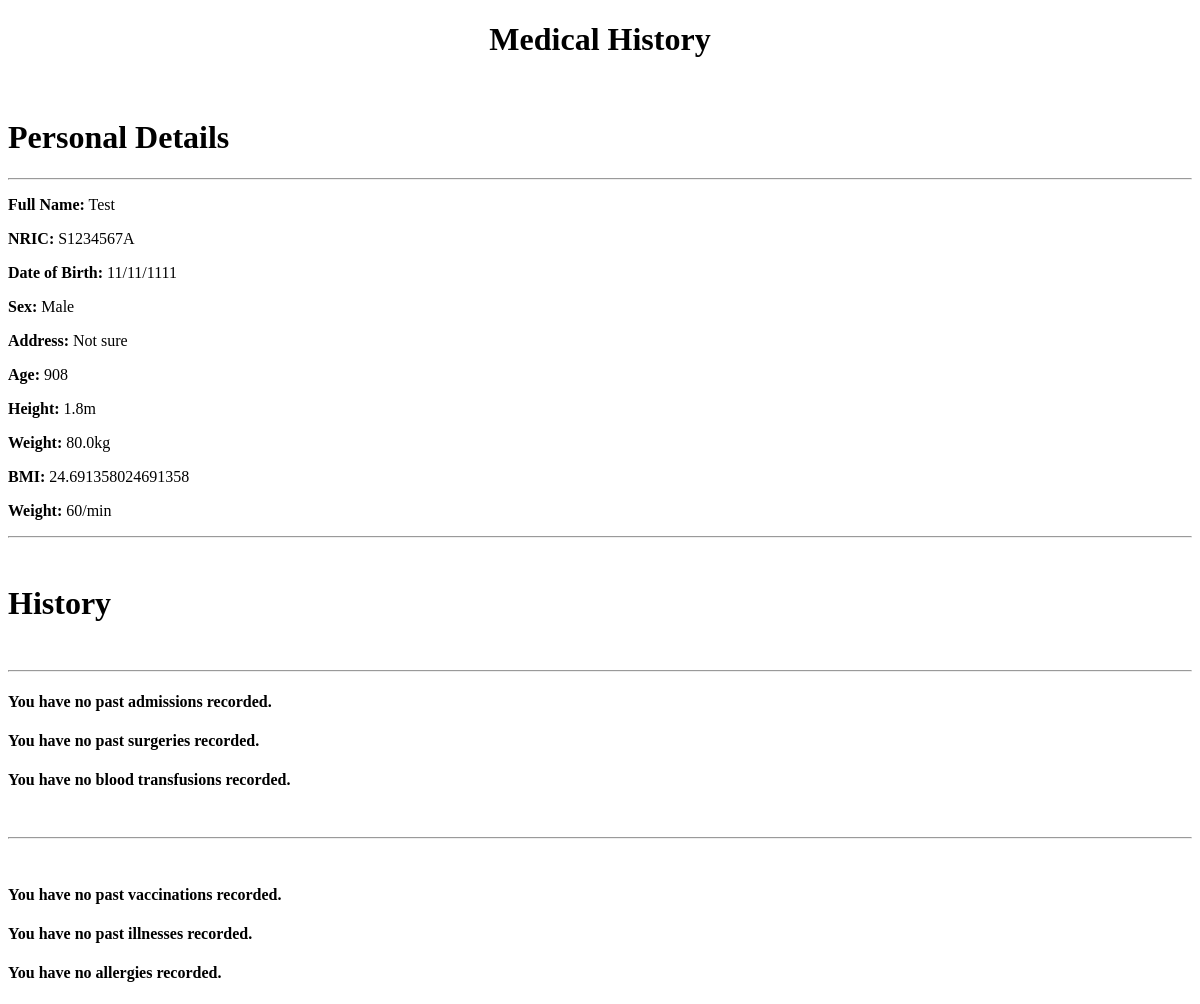
Before: /test (signed in) with the older database file.
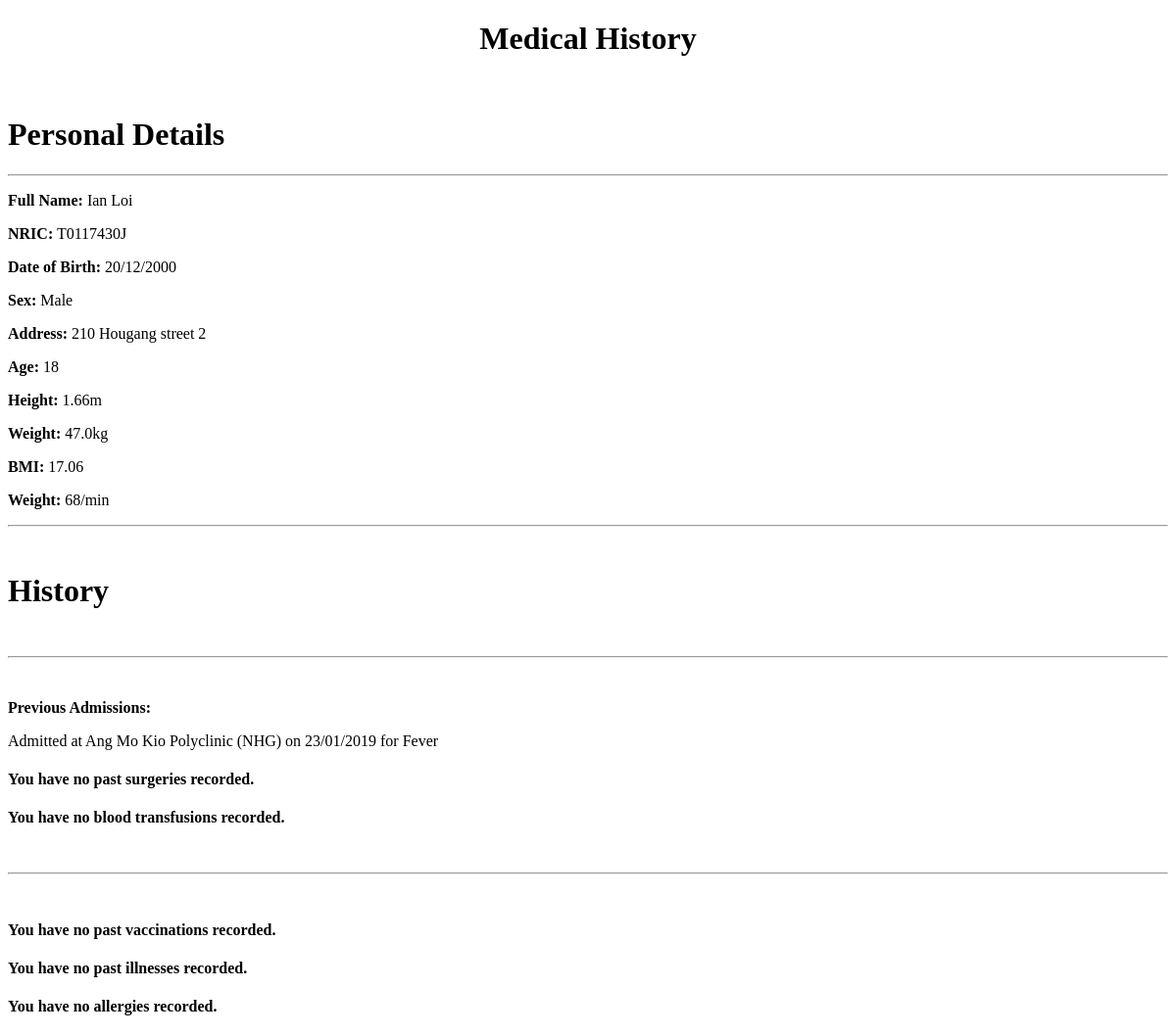
After: the same page with the newer database file.
### Flask/Models.py (models this page shows, shortened)
class Personal_Profile(db.Model):
    id = db.Column(db.Integer, primary_key=True)
    full_name = db.Column(db.String(60), nullable=True)
    nric = db.Column(db.String(9), unique=True, nullable=True)
    birthday = db.Column(db.DateTime, nullable=True)
    sex = db.Column(db.String(20), nullable=True)
    address = db.Column(db.String(100), nullable=True)
    age = db.Column(db.Integer, nullable=True)
    height = db.Column(db.Float, nullable=True)
    weight = db.Column(db.Float, nullable=True)
    heart_rate = db.Column(db.Integer, nullable=True)
    bmi = db.Column(db.Integer, nullable=True)
    user_id = db.Column(db.Integer, db.ForeignKey('user.id'), nullable=False)

class Admissions(db.Model):
    id = db.Column(db.Integer, primary_key=True)
    reason = db.Column(db.String(100), nullable=False)
    place = db.Column(db.String(100), nullable=True)
    date = db.Column(db.DateTime, nullable=True, default=datetime.utcnow())
    comments = db.Column(db.String(100), nullable=True)
    user_id = db.Column(db.Integer, db.ForeignKey('user.id'), nullable=False)

### Flask/main/routes.py (the view)
@main.route('/test')
def test():
    form = MyForm()
    return render_template('text.html', form=form)

### Flask/Models.py (called while the page is built)
@login_manager.user_loader
def load_user(user_id):
    return User.query.get(int(user_id))

### Flask/templates/text.html (shortened to what the changed rows need)
<!DOCTYPE html>
<html lang="en">
<head>
</head>
<body>
    <h1 align="center"> Medical History </h1>
    <br>
    <div class="row justify-content-center">
        <h1> Personal Details</h1>
        <div id="details" class="row col-11 justify-content-center">
            {% if current_user.personal_profile %}
            <div class="col">
                <p>
                    <b>Full Name:</b>
                    {% if current_user.personal_profile[0].full_name == '' %}
                    Not Set
                    {% else %}
                    {{ current_user.personal_profile[0].full_name }}
                    {% endif %}
                </p>
                <p>
                    <b>NRIC:</b>
                    {% if current_user.personal_profile[0].nric == '' %}
                    Not Set
                    {% else %}
                    {{ current_user.personal_profile[0].nric }}
                    {% endif %}
                </p>
            </div>
            <div class="col">
                <p>
                    <b>Date of Birth:</b>
                    {% if current_user.personal_profile[0].birthday == None %}
                    Not Set
                    {% else %}
                    {{ current_user.personal_profile[0].birthday.strftime('%d/%m/%Y') }}
                    {% endif %}
                </p>
                <p>
                    <b>Sex:</b>
                    {{ current_user.personal_profile[0].sex }}
                </p>
            </div>
            <div class="col">
                <p>
                    <b>Address:</b>
                    {% if current_user.personal_profile[0].address == '' %}
                    Not Set
                    {% else %}
                    {{ current_user.personal_profile[0].address }}
                    {% endif %}
                </p>
                <p>
                    <b>Age:</b>
                    {% if current_user.personal_profile[0].age == '' %}
                    Not Set
                    {% else %}
                    {{ current_user.personal_profile[0].age }}
                    {% endif %}
                </p>
            </div>
            <div class="col">
                <p>
                    <b>Height:</b>
                    {% if current_user.personal_profile[0].height == '' %}
                    Not Set
                    {% else %}
                    {{ current_user.personal_profile[0].height }}m
                    {% endif %}
                </p>
                <p>
                    <b>Weight:</b>
                    {% if current_user.personal_profile[0].weight == '' %}
                    Not Set
                    {% else %}
                    {{ current_user.personal_profile[0].weight }}kg
                    {% endif %}
                </p>
            </div>
            <div class="col">
                <p>
                    <b>BMI:</b>
                    {% if current_user.personal_profile[0].bmi == '' %}
                    Not Set
                    {% else %}
                    {{ current_user.personal_profile[0].bmi }}
                    {% endif %}
                </p>
                <p>
                    <b>Weight:</b>
                    {% if current_user.personal_profile[0].heart_rate == '' %}
                    Not Set
                    {% else %}
                    {{ current_user.personal_profile[0].heart_rate }}/min
                    {% endif %}
                </p>
            </div>
            {% endif %}
        </div>
        <br>
        <div id="breaklines" class="col-12 row justify-content-center">
            <h1 class="col-12 text-center"> History </h1>
            <br>
        </div>
        <div id="histories" class="row col-12 justify-content-around">
            <div id="admissions" class="row justify-content-start col-3">
                {% if current_user.admissions %}
                <div class="col vh-history">
                    <br>
                    <p>
                        <b>Previous Admissions:</b>
                        {% for i in range(5) %}
                        {% if current_user.admissions[i] %}
                        <p>
                            Admitted at
                            {{ current_user.admissions[i].place }} on {{
                            current_user.admissions[i].date.strftime('%d/%m/%Y') }}
                            for {{ current_user.admissions[i].reason }}
                        </p>
                        {% endif %}
                        {% endfor %}
                    </p>
                </div>
                {% else %}
                <div class="row justify-content-center">
                    <h4 class="text-center col-12"> You have no past admissions recorded. </h4>
                </div>
                {% endif %}
            </div>
        </div>
    </div>
</body>
</html>

Changed rows visible on the page:
changed Personal_Profile "Male": full_name "Test" → "Ian Loi"; nric "S1234567A" → "T0117430J"; birthday "11/11/1111" → "20/12/2000"; address "Not sure" → "210 Hougang street 2"; age "908" → "18"; height "1.8" → "1.66"; weight "80.0" → "47.0"; bmi "24.691358024691358" → "17.06"; heart_rate "60" → "68"
added Admissions: place "Ang Mo Kio Polyclinic (NHG)", date "23/01/2019", reason "Fever"
Other visible differences:
text no longer shown: "You have no past admissions recorded."
text now shown: "Previous Admissions:"
new list line: "Admitted at on for"
